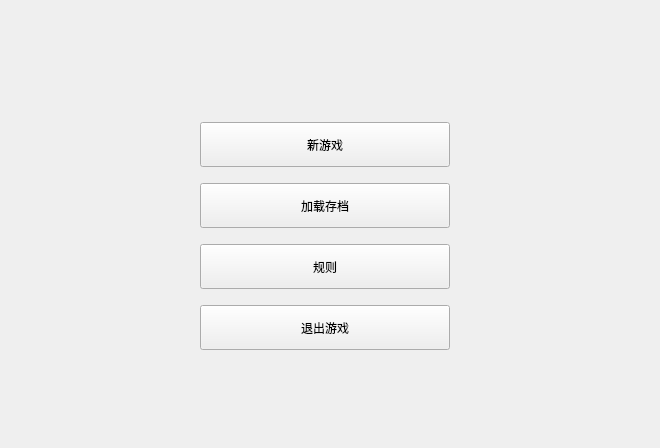
<?xml version="1.0" encoding="UTF-8"?>
<ui version="4.0">
 <class>window0</class>
 <widget class="QMainWindow" name="window0">
  <property name="geometry">
   <rect>
    <x>0</x>
    <y>0</y>
    <width>660</width>
    <height>448</height>
   </rect>
  </property>
  <property name="sizePolicy">
   <sizepolicy hsizetype="Fixed" vsizetype="Fixed">
    <horstretch>0</horstretch>
    <verstretch>0</verstretch>
   </sizepolicy>
  </property>
  <property name="minimumSize">
   <size>
    <width>660</width>
    <height>448</height>
   </size>
  </property>
  <property name="maximumSize">
   <size>
    <width>660</width>
    <height>448</height>
   </size>
  </property>
  <property name="windowTitle">
   <string>Nogo</string>
  </property>
  <property name="windowIcon">
   <iconset resource="mianWindow.qrc">
    <normaloff>:/mianWindow/resources/blackGrid.png</normaloff>:/mianWindow/resources/blackGrid.png</iconset>
  </property>
  <widget class="QWidget" name="centralWidget">
   <widget class="QPushButton" name="loadGameButton">
    <property name="geometry">
     <rect>
      <x>200</x>
      <y>183</y>
      <width>250</width>
      <height>45</height>
     </rect>
    </property>
    <property name="text">
     <string>加载存档</string>
    </property>
   </widget>
   <widget class="QPushButton" name="newGameButton">
    <property name="geometry">
     <rect>
      <x>200</x>
      <y>122</y>
      <width>250</width>
      <height>45</height>
     </rect>
    </property>
    <property name="cursor">
     <cursorShape>ArrowCursor</cursorShape>
    </property>
    <property name="mouseTracking">
     <bool>false</bool>
    </property>
    <property name="text">
     <string>新游戏</string>
    </property>
   </widget>
   <widget class="QLabel" name="background">
    <property name="geometry">
     <rect>
      <x>0</x>
      <y>0</y>
      <width>660</width>
      <height>448</height>
     </rect>
    </property>
    <property name="sizePolicy">
     <sizepolicy hsizetype="Fixed" vsizetype="Fixed">
      <horstretch>0</horstretch>
      <verstretch>0</verstretch>
     </sizepolicy>
    </property>
    <property name="text">
     <string/>
    </property>
    <property name="pixmap">
     <pixmap resource="mianWindow.qrc">:/mianWindow/resources/context.png</pixmap>
    </property>
   </widget>
   <widget class="QPushButton" name="help">
    <property name="geometry">
     <rect>
      <x>200</x>
      <y>244</y>
      <width>250</width>
      <height>45</height>
     </rect>
    </property>
    <property name="text">
     <string>规则</string>
    </property>
   </widget>
   <widget class="QPushButton" name="endButton">
    <property name="geometry">
     <rect>
      <x>200</x>
      <y>305</y>
      <width>250</width>
      <height>45</height>
     </rect>
    </property>
    <property name="text">
     <string>退出游戏</string>
    </property>
   </widget>
   <zorder>background</zorder>
   <zorder>newGameButton</zorder>
   <zorder>loadGameButton</zorder>
   <zorder>help</zorder>
   <zorder>endButton</zorder>
  </widget>
 </widget>
 <layoutdefault spacing="6" margin="11"/>
 <resources>
  <include location="mianWindow.qrc"/>
 </resources>
 <connections>
  <connection>
   <sender>endButton</sender>
   <signal>clicked()</signal>
   <receiver>window0</receiver>
   <slot>close()</slot>
   <hints>
    <hint type="sourcelabel">
     <x>336</x>
     <y>327</y>
    </hint>
    <hint type="destinationlabel">
     <x>550</x>
     <y>-13</y>
    </hint>
   </hints>
  </connection>
 </connections>
</ui>
